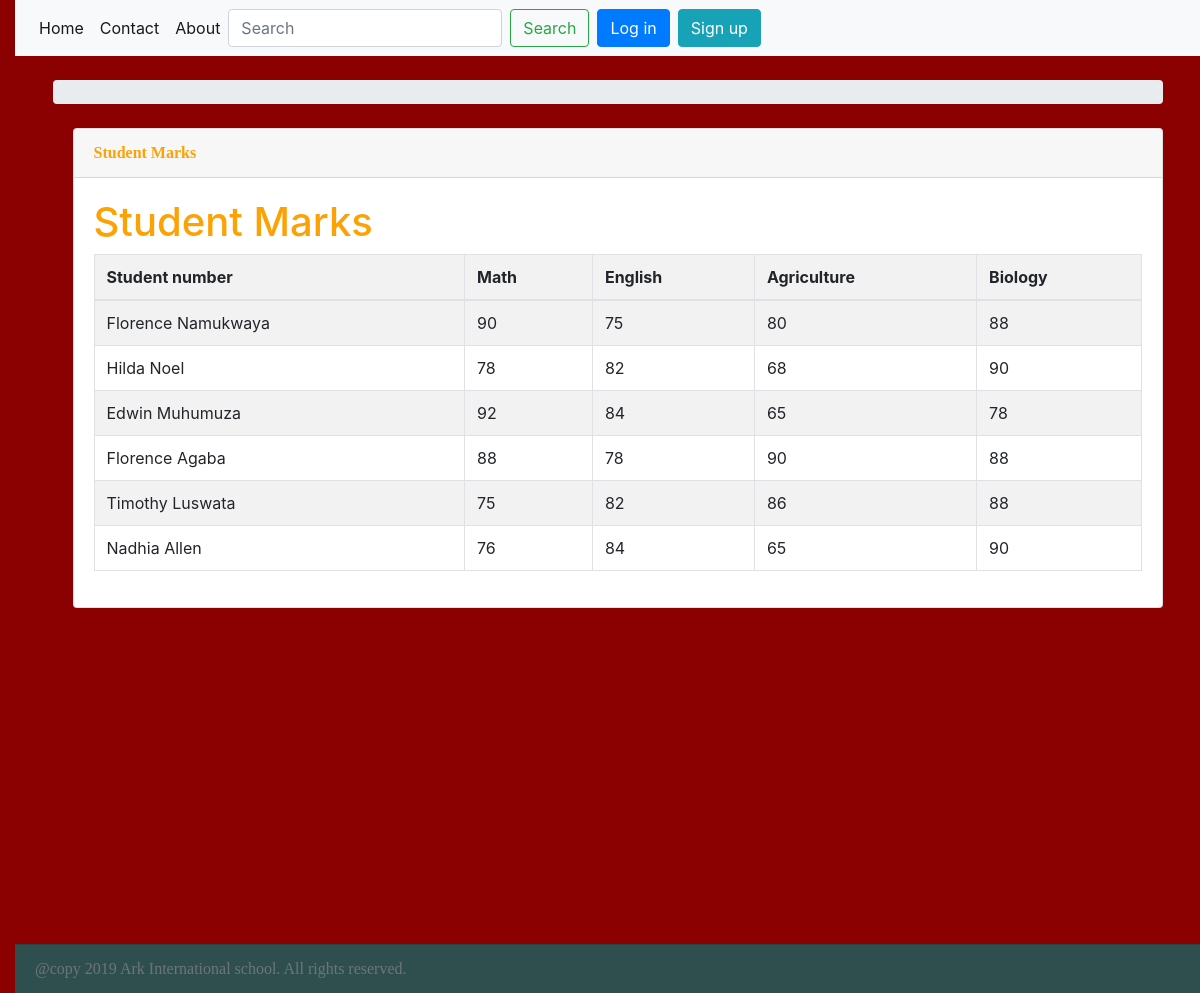
Page /marks/ on the committed database.
### marks/models.py (models this page shows)
class Marks(models.Model):
    student_number =models.ForeignKey(Student,related_name='students',on_delete=models.CASCADE)
    math = models.IntegerField('math',  default='')
    english = models.IntegerField('english', default='')
    agric= models.IntegerField('agric',  default='')
    bio= models.IntegerField('bio',  default='')

class Student(models.Model):
    student_number = models.IntegerField('student_number',unique=True,db_index=True)
    student_name = models.CharField('student_name',max_length=200, default='')
    gender = models.CharField('gender',max_length=20,default='')
    age = models.IntegerField('age',default='')
    def __str__(self):
        return self.student_name

### marks/views.py (the view)
# urls.py: url(r'^marks/$', marks.as_view(), name='marks'),
class marks(TemplateView):
    template_name = 'marks.html'
    def get(self,request):
        marks = Marks.objects.all()
        args = {'marks': marks}
        return render(request,self.template_name, args)

### templates/marks.html (shortened to what this page needs)
{%extends 'base.html'%}
{% load staticfiles%}
{% block content%}
<body>
<body >
<div class="cointainer">
    <div class="cointainer">
    <div class="content mt-3">
            <div class="animated fadeIn">
                <div class="row">
                <div class="col-md-12">
                    <div class="card">
                        <div class="card-header">
                            <strong class="card-title"> Student Marks</strong>
                        </div>
                        <div class="card-body">
                  <table id="bootstrap-data-table" class="table table-striped table-bordered">
      <tr>
           <th>Student number</th>
        <th>Math</th>
        <th>English</th>
        <th>Agriculture</th>
          <th>Biology</th>
    </tr>
    <tbody>
<tr>
   <h1> Student Marks </h1>
    {% for mark in marks %}
    <td>  {{mark.student_number}}</td>
    <td> {{mark.math}}</td>
    <td> {{mark.english}}</td>
    <td> {{mark.agric}}</td>
    <td> {{mark.bio}}</td>
</tr>
 {% endfor %}
  </table>
       </div>
                    </div>
                </div>
</div>
                </div>
    </div>
    </div>
    </div>
</body>
    {% endblock%}

### static/css/marks.css (style rules this page uses)
body { background-color: #8B0000; }
.content { margin-left: 20px; }
h1, h2, h3 { display: block; color: #FCA205; font-size: 10pt text-align: center }
.card-header { color: #FCA205; font-family: 'Lobster', cursive; }
body { padding-left: 15px; }

### rows in the picture
Marks: student_number "Florence Namukwaya", math "90", english "75", agric "80", bio "88"
Marks: student_number "Hilda Noel", math "78", english "82", agric "68", bio "90"
Marks: student_number "Edwin Muhumuza", math "92", english "84", agric "65", bio "78"
Marks: student_number "Florence Agaba", math "88", english "78", agric "90", bio "88"
Marks: student_number "Timothy Luswata", math "75", english "82", agric "86", bio "88"
Marks: student_number "Nadhia Allen", math "76", english "84", agric "65", bio "90"
